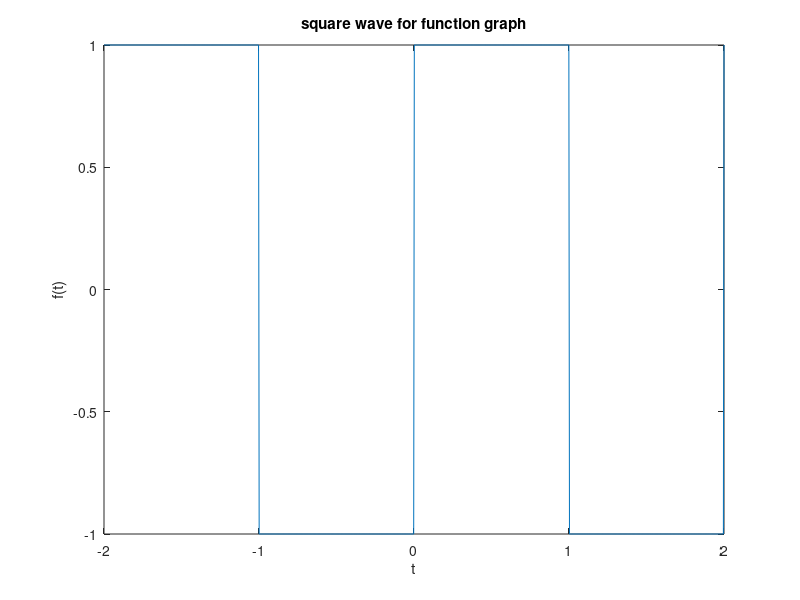
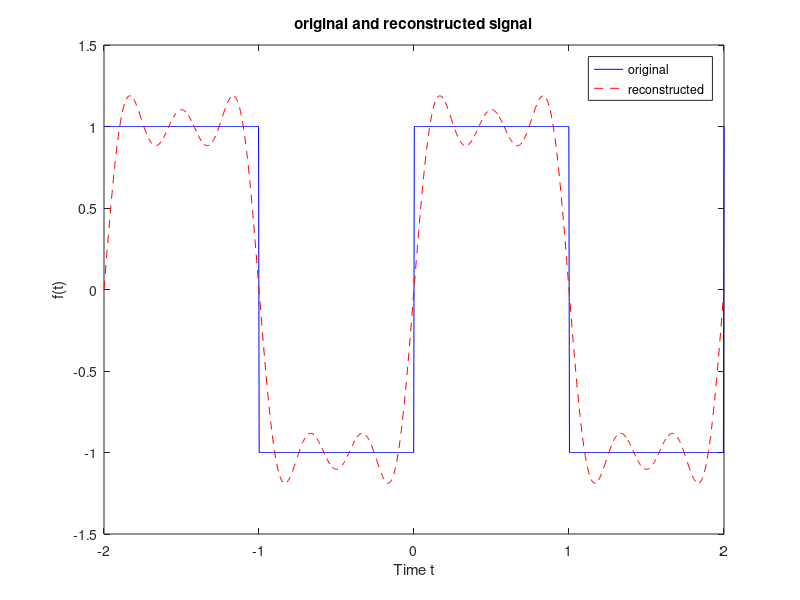

MATLAB code for these plots, in order:
T=2;
t = linspace(-T, T, 1000);
f = @(t) square(2*pi*t/T);

figure;
plot(t,f(t));
title('square wave for function graph');
xlabel('t');
ylabel('f(t)');

N = 5;

a0 = (1/T) * integral(@(t) f(t), -T/2, T/2);
an = zeros(1, N);
bn = zeros(1, N);

for n = 1:N
    an(n) = (2/T) * integral(@(t) f(t).* cos(2*pi*n*t/T), -T/2, T/2);
    bn(n) = (2/T) * integral(@(t) f(t).* sin(2*pi*n*t/T), -T/2, T/2);
end

disp('fourier coeffcient');
disp(['a0 = ', num2str(a0)]);
disp('an =');
disp(an);
disp('bn =');
disp(bn);

f_reconstructed = zeros(size(t))

f_reconstructed = f_reconstructed + a0/2;

for n = 1:N
    f_reconstructed = f_reconstructed + an(n) * cos(2*pi*n*t/T) + bn(n) * sin(2*pi*n*t/T);
end

figure;
plot(t, f(t), 'b', t, f_reconstructed, 'r--');
legend('original', 'reconstructed');
title('original and reconstructed signal');
xlabel('Time t');
ylabel('f(t)');